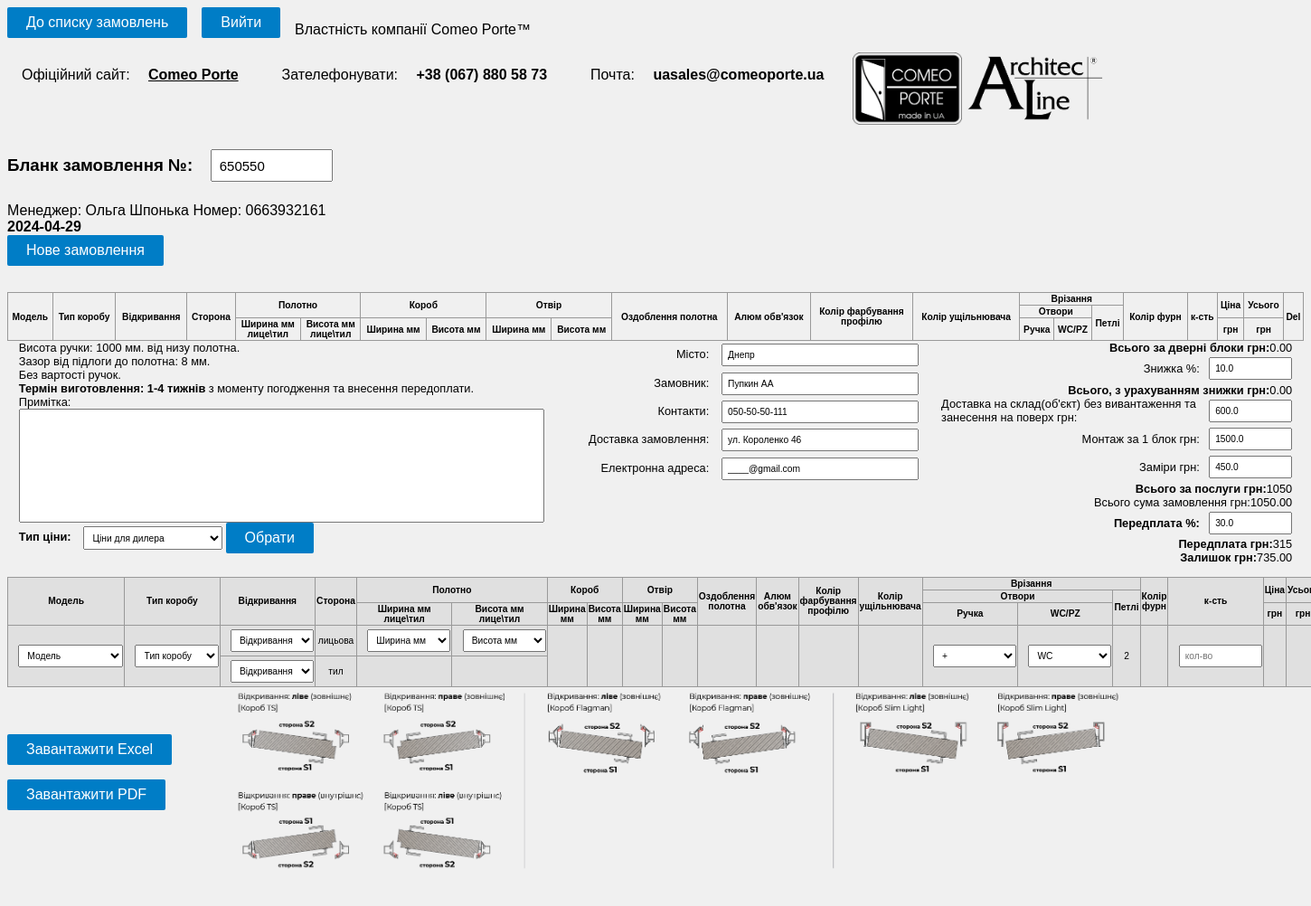
Screenshot of /order/24/ (signed in) with the database file from the repository.
### polls/models.py (models this page shows)
class Table(models.Model):
    order_number = models.IntegerField()
    html = models.TextField()
    total = models.FloatField()
    sale = models.FloatField()
    total_with_sale = models.FloatField()
    delivery = models.FloatField()
    install = models.FloatField()
    poslugy = models.FloatField()
    measurements = models.FloatField()
    total_ex_vat = models.FloatField()
    prepayment = models.FloatField()
    remainder = models.FloatField()
    manager = models.ForeignKey(User, on_delete=models.CASCADE)
    manager_phone = models.CharField(max_length=15)
    date = models.DateField(default=timezone.now().strftime("%Y-%m-%d"))
    city = models.CharField(max_length=50)
    client = models.CharField(max_length=50)
    delivery_info = models.CharField(max_length=150)
    client_contact = models.CharField(max_length=100)
    client_email = models.EmailField(max_length=254)
    note = models.TextField()
    price_type = models.TextField(default="RRC")
    is_set_price_type = models.BooleanField(default=False)

### polls/views.py (the view)
# urls.py: path('order/<int:order_id>/', views.order, name='order'),
@login_required
def order(request, order_id):
    door_block_list = DoorBlock.objects.all().order_by('model')
    template = loader.get_template('polls/order.html')
    id: int
    user = User.objects.get(username=request.user)
    is_diller_manager = user.groups.filter(name='diller_manager').exists()
    try:
        id = order_id
        obj = Table.objects.filter(id=id).last()
    except:
        return new_order(request=request)
    context = {
        'order_id': None,
        'door_block_list': door_block_list,
        'html': None,
        'date': timezone.now().strftime("%Y-%m-%d"),
        'table': None,
        'is_diller_manager': is_diller_manager
    }
    if obj:
        context['order_id'] = obj.id
        context['html'] = obj.html
        context['table'] = obj
    return HttpResponse(template.render(context, request))

### polls/templates/polls/order.html (shortened to what this page needs)
{% load static %}
<head>
</head>
<link rel="stylesheet" href="{% static 'css/style.css' %}">
<div class="container">
    <form method="get" action="{% url 'index' %}">
        <button type="submit">До списку замовлень</button>
    </form>
    {% include "./login_base.html" %}
<div class="form-pdf" id="form-pdf">
    <div class="header">
        <div class="enter-header">
            <h3>Бланк замовлення №: <input type="text" value="{{table.order_number}}" class="info-value" id="order-number"></h3>
    <div class="manager">
        <div>Менеджер: {{user.get_full_name}} Номер: {{user.get_username}}</div>
    </div>
    <div><b>{{date}}</b></div>
    <form method="post" action="{% url 'new_order' %}">
        <button type="submit" id="new">Нове замовлення</button>
    </form>
        </div>
    </div>
    <div class="content">
        {% if html %}
            {{ html|safe }}
        {% endif %}
        <div class="info">
            <div class="price">
                <div class="info_price">
                    <span class="bold">Всього за дверні блоки грн: </span>
                    <span id="full-price-value" class="info-value"></span>
                </div>
                <div class="info_price inline-div">
                    <span>Знижка %: </span>
                    <input placeholder="0-100" type="number" id="discount-value" class="info-value" name="" min="0" max="100" value="{{table.sale}}">
                </div>
                <div class="info_price">
                    <span class="bold">Всього, з урахуванням знижки грн: </span>
                    <span id="full-price-discount-value" class="info-value"></span>
                </div>
                <div class="info_price inline-div">
                    <span>Доставка на склад(об'єкт) без вивантаження та занесення на поверх грн: </span>
                    <input placeholder="" type="number" id="delivery-value" class="info-value" name="" min="0" max="999999999" value="{{table.delivery}}">
                </div>
                <div class="info_price inline-div">
                    <span>Монтаж за 1 блок грн: </span>
                    <input placeholder="" type="number" id="instal-value" class="info-value" name="" min="0" max="99999999" value="{{table.install}}">
                </div>
                <div class="info_price inline-div">
                    <span>Заміри грн: </span>
                    <input placeholder="" type="number" id="zamery-value" class="info-value" name="" min="0" max="99999999" value="{{table.measurements}}">
                </div>
                <div class="info_price inline-div">
                    <span class="bold">Всього за послуги грн:</span>
                    <span id="poslugy"></span>
                </div>
                <div class="info_price">
                    <span>Всього сума замовлення грн: </span>
                    <span id="total-ex-vat-value" class="info-value"></span>
                </div>
                <div class="info_price inline-div">
                    <span class="bold">Передплата %: </span>
                    <input placeholder="0-100" type="number" id="prepayment-value" class="info-value" name="" min="0" max="100" value="{{table.prepayment}}">
                </div>
                <div class="info_price inline-div">
                    <span class="bold">Передплата грн: </span>
                    <span id="prepayment-percent"></span>
                </div>
                <div class="info_price">
                    <span class="bold">Залишок грн: </span>
                    <span id="remainder-value" class="info-value"></span>
                </div>
            </div>
            <div class="client-info">
                <div>Місто: <input id="city" value="{{table.city}}" class="info-value inp-15"></div>
                <div>Замовник: <input id="client" value="{{table.client}}" class="info-value inp-15"></div>
                <div>Контакти: <input id="client-contact" value="{{table.client_contact}}" class="info-value inp-15"></div>
                <div>Доставка замовлення: <input id="delivery-info" value="{{table.delivery_info}}" class="info-value inp-15"></div>
                <div>Електронна адреса: <input type='email' id="client-email" value="{{table.client_email}}" class="info-value inp-15"></div>
            </div>
            <div>
                <span>Висота ручки: 1000 мм. від низу полотна.</br>
                    Зазор від підлоги до полотна: 8 мм.</br>
                    Без вартості ручок.</br>
                    <span><b>Термін виготовлення: 1-4 тижнів</b> з моменту погодження та внесення передоплати.</span>
                </span>
                <label for="note">Примітка:</label></br>
                <textarea resize="none" name="note" id="note" rows="8" cols="70" class="info-value" value="{{table.note}}"></textarea><br>
                {% if is_diller_manager and not table.is_set_price_type %}
                    <form id="price-type-form" method="post" action="{% url "set_price_type" order_id %}">
                        <label for='price_type' class='bold'>Тип ціни:</label>
                        <select name="price_type" class="select_price_type">
                            <option value='DILLER'>Ціни для дилера</option>
                        </select>
                        <button type="submit" id="price-type">Обрати</button>
                    </form>
                {% else %}
                    <div>
                        <p>Тип ціни: {{ table.price_type }}</p>
                    </div>
                {% endif %}
            </div>
        </div>
    </div>
</div>
{% if door_block_list %}
<table id="form-table">
    <thead>
        <tr>
            <th class='cell' rowspan="3">Модель</th>
            <th class='cell' rowspan="3">Тип коробу</th>
            <th class='cell td-opening' rowspan="3">Відкривання</th>
            <th class='cell vertical' rowspan="3">Сторона</th>
            <th class='cell' colspan="2" rowspan="2">Полотно</th>
            <th class='cell' colspan="2" rowspan="2">Короб</th>
            <th class='cell' colspan="2" rowspan="2">Отвір</th>
            <th class='cell' rowspan="3">Оздоблення полотна</th>
            <th class='cell' rowspan="3">Алюм обв'язок</th>
            <th class='cell' rowspan="3">Колір фарбування</br> профілю</th>
            <th class='cell' rowspan="3">Колір ущільнювача</th>
            <th class='cell' colspan="3" rowspan="1">Врізання</th>
            <th class='cell' rowspan="3">Колір фурн</th>
            <th class='cell vertical' rowspan="3">к-сть</th>
            <th class='cell' rowspan="2">Ціна</th>
            <th class='cell' rowspan="2">Усього</th>
        </tr>
        <tr>
            <th class='cell' colspan="2">Отвори</th>
            <th class='cell' rowspan="2">Петлі</th>
        </tr>
        <tr>
            <th class='cell' rowspan="1">Ширина мм </br>лице\тил</th>
            <th class='cell'>Висота мм </br>лице\тил</th>
            <th class='cell'>Ширина мм</th>
            <th class='cell'>Висота мм</th>
            <th class='cell'>Ширина мм</th>
            <th class='cell'>Висота мм</th>
            <th class='cell'>Ручка</th>
            <th class='cell'>WC/PZ</th>
            <th class='cell'>грн</th>
            <th class='cell'>грн</th>
        </tr>
    </thead>
    <tbody>
        <tr>
            <td class='cell' rowspan="2">
                <select name="model" id="select-model" class='model get_filtered_data'>
                    <option value="" disabled selected>Модель</option>
                </select>
            </td>
            <td class='cell' rowspan="2">
                <select name="frame" id="select-frame" class='frame get-data get_filtered_data'>
                    <option value="" disabled selected>Тип коробу</option>
                </select>
            </td>
            <td class='cell td-opening'>
                <select name="opening" id="select-opening" class='opening'>
                    <option value="" disabled selected>Відкривання</option>
                </select>
            </td>
            <td class='cell'>
                <span>лицьова</span>
            </td>
            <td class='cell'>
                <select name="width" id="select-width" class='width get-data get_filtered_data'>
                    <option value="" disabled selected>Ширина мм</option>
                </select>
            </td>
            <td class='cell'>
                <select name="height" id="select-height" class='height get-data'>
                    <option value="" disabled selected>Висота мм</option>
                </select>
            </td>
            <td class='cell' rowspan="2">
            </td>
            <td class='cell' rowspan="2">
            </td>
            <td class='cell' rowspan="2">
            </td>
            <td class='cell' rowspan="2">
            </td>
            <td class='cell' rowspan="2">
            </td>
            <td class='cell' rowspan="2">
            </td>
            <td class='cell' rowspan="2">
            </td>
            <td class='cell' rowspan="2">
            </td>
            <td class='cell' rowspan="2">
                <select name="pen" id="is-pen-face" class='is-pen'>
                    <option value="+" selected>+</option>
                </select>
            </td>
            <td class='cell' rowspan="2">
                <select name="pen" id="is-wc-face" class='is-pen'>
                    <option value="WC" selected>WC</option>
                </select>
            </td>
            <td class='cell' rowspan="2">
                <span id="loop">2</span>
            </td>
            <td class="cell" rowspan="2">
            </td>
            <td class='cell count' rowspan="2">
                <input placeholder="кол-во" type="number" name="" id="count" min="1" max="99">
            </td>
            <td class='cell' rowspan="2">
            </td>
            <td class='cell total-price' rowspan="2">
            </td>
        </tr>
        <tr>
            <td class='cell'>
                <select name="opening-2" id="select-opening-2" class='opening'>
                    <option value="" disabled selected>Відкривання</option>
                </select>
            </td>
            <td class='cell'>
                <span>тил</span>
            </td>
            <td class='cell'>
            </td>
            <td class='cell'>
            </td>
        </tr>
    </tbody>
</table>
{% endif %}
</div>
<form method="post" action="{% url 'create_excel_specification' table.id %}">
    <button type="submit">Завантажити Excel</button>
</form>
<form method="get" action={% url 'create_pdf_specification' table.id %}>
    <button type="submit" id="gen-pdf">Завантажити PDF</button>
<div class="opening-photo">
    <img src="{% static "media/opening-2.png" %}" class="opening-img2">
</div>

### polls/static/css/style.css (style rules this page uses)
button, a { color: #fff; display: inline-block; margin-bottom: 0; font-weight: normal; text-align: center; vertical-align: middle; touch-action: manipulation; cursor: pointer; background-image: none; border: 1px solid transparent; white-space: nowrap; padding: 6px 20px; font-size: 16px; line-height: 1.25; border-radius: 2px; -webkit-user-select: none; -moz-user-select: none; -ms-user-select: none; user-select: none; background-color: #007dc6; transition: background-color .3s ease-out 100ms; margin: 0 1em 0 0; }
.container { display: flex; flex-wrap: wrap; }
#form-pdf, #form-table { box-sizing: border-box; width: 100%; }
#form-table { background-color: #e0e0e0; }
table { width: 100%; border-collapse: collapse; margin-top: 1em; }
table, th, td { border: 1px solid #999; font-size: .8em; height: 1em; text-align: center; }
input, select { width: 9em; padding: .5em; margin: .3em 0 .3em 1em; box-sizing: border-box; font-size: 1em; }
.info { display: flex; flex-wrap: nowrap; justify-content: space-evenly; flex-direction: row-reverse; }
.info>div { flex: 1 1 50%; box-sizing: border-box; padding: 0 1em; font-size: .8em; }
.client-info { display: flex; flex-direction: column; align-content: stretch; align-items: flex-end; flex-wrap: nowrap; }
.inp-15 { width: 15vw; }
.form-pdf input, .form-pdf select { font-size: .8em; }
.info_price { display: flex; align-items: center; justify-content: flex-end; }
.opening-img2 { width: 70%; transform: translate(15em, -10em); }
#select-model { width: 8vw; }
textarea { resize: none; }
.header { display: flex; justify-content: space-between; }
.bold { font-weight: bold; }
.select_price_type { width: 15em; }

### rows the page displays
Table: order_number "650550", html "Модель Тип коробу Відкривання Сторона Полотно Короб Отвір Оздоблення полотна Алюм обв'язок Колір фарбування профілю Колір ущільнювача Врізання Колір фурн к-сть Ціна Усього Del Отвори Петлі Ширина мм лице\\тил Висота мм лице\\тил Ширина мм Висота мм Ширина мм Висота мм Ручка WC/PZ грн грн", sale "10.0", delivery "600.0", install "1500.0", measurements "450.0", prepayment "30.0", city "Днепр", client "Пупкин АА", client_contact "050-50-50-111", delivery_info "ул. Короленко 46", client_email "____@gmail.com"

### other values shown
{{ user.get_full_name }} "Ольга Шпонька"
{{ user.get_username }} "0663932161"
